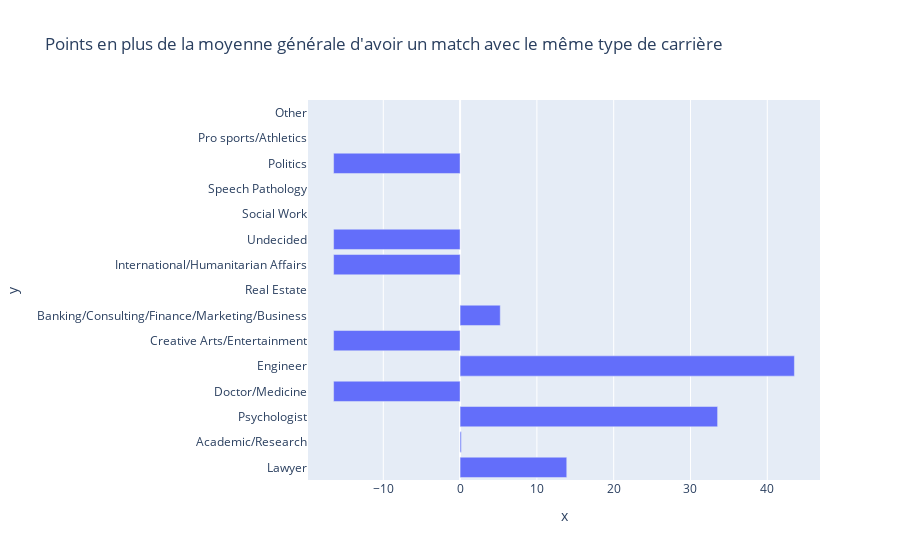

The code cell stored with this chart in its notebook:
### Code cell
results = []
for field_id in range(1,16):
    diff = get_points_bysame(field_id, "same_career_c", "career_c", df_career)
    label_career = dic_career[field_id] # On récupére le label de l'origine dans le dic déjà créé
    results.append(diff)
    
px.bar(x=results, y=[dic_career[field_id] for field_id in range(1,16)], title="Points en plus de la moyenne générale d'avoir un match avec le même type de carrière")

### Figure 1 — Plotly figure (JSON) as saved in the notebook; plotly's stock layout.template omitted (floating-point values rounded to 4 significant figures)
{"data": [{"alignmentgroup": "True", "hovertemplate": "x=%{x}<br>y=%{y}<extra></extra>", "legendgroup": "", "marker": {"color": "#636efa", "pattern": {"shape": ""}}, "name": "", "offsetgroup": "", "orientation": "h", "showlegend": false, "textposition": "auto", "type": "bar", "x": [13.89, 0.16, 33.53, -16.47, 43.53, -16.47, 5.23, null, -16.47, -16.47, null, null, -16.47, null, null], "xaxis": "x", "y": ["Lawyer", "Academic/Research", "Psychologist", "Doctor/Medicine", "Engineer", "Creative Arts/Entertainment", "Banking/Consulting/Finance/Marketing/Business", "Real Estate", "International/Humanitarian Affairs", "Undecided", "Social Work", "Speech Pathology", "Politics", "Pro sports/Athletics", "Other"], "yaxis": "y"}], "layout": {"barmode": "relative", "legend": {"tracegroupgap": 0}, "title": {"text": "Points en plus de la moyenne générale d'avoir un match avec le même type de carrière"}, "xaxis": {"anchor": "y", "domain": [0, 1], "title": {"text": "x"}}, "yaxis": {"anchor": "x", "domain": [0, 1], "title": {"text": "y"}}}}
